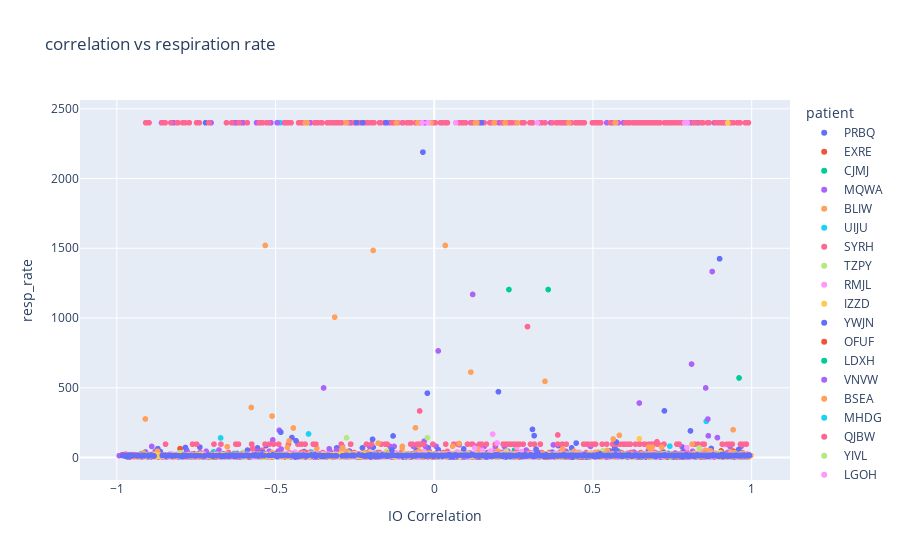

The code cell stored with this chart in its notebook:
### Markdown cell above
## Respiration Analysis in ECG Quality Intervals

### Code cell
fig = px.scatter(all_data, x='IO Correlation', y='resp_rate', title=f'correlation vs respiration rate', color='patient')
fig.show()

### Figure 1 — Plotly figure (JSON) as saved in the notebook; plotly's stock layout.template omitted (floating-point values rounded to 4 significant figures; data arrays with more than 128 entries replaced by an {"elided": "..."} marker saying what was removed)
{"data": [{"hovertemplate": "patient=PRBQ<br>IO Correlation=%{x}<br>resp_rate=%{y}<extra></extra>", "legendgroup": "PRBQ", "marker": {"color": "#636efa", "symbol": "circle"}, "mode": "markers", "name": "PRBQ", "showlegend": true, "type": "scattergl", "x": {"elided": "3362 float values"}, "xaxis": "x", "y": {"elided": "3362 float values"}, "yaxis": "y"}, {"hovertemplate": "patient=EXRE<br>IO Correlation=%{x}<br>resp_rate=%{y}<extra></extra>", "legendgroup": "EXRE", "marker": {"color": "#EF553B", "symbol": "circle"}, "mode": "markers", "name": "EXRE", "showlegend": true, "type": "scattergl", "x": {"elided": "1351 float values"}, "xaxis": "x", "y": {"elided": "1351 float values"}, "yaxis": "y"}, {"hovertemplate": "patient=CJMJ<br>IO Correlation=%{x}<br>resp_rate=%{y}<extra></extra>", "legendgroup": "CJMJ", "marker": {"color": "#00cc96", "symbol": "circle"}, "mode": "markers", "name": "CJMJ", "showlegend": true, "type": "scattergl", "x": {"elided": "844 float values"}, "xaxis": "x", "y": {"elided": "844 float values"}, "yaxis": "y"}, {"hovertemplate": "patient=MQWA<br>IO Correlation=%{x}<br>resp_rate=%{y}<extra></extra>", "legendgroup": "MQWA", "marker": {"color": "#ab63fa", "symbol": "circle"}, "mode": "markers", "name": "MQWA", "showlegend": true, "type": "scattergl", "x": {"elided": "168 float values"}, "xaxis": "x", "y": {"elided": "168 float values"}, "yaxis": "y"}, {"hovertemplate": "patient=BLIW<br>IO Correlation=%{x}<br>resp_rate=%{y}<extra></extra>", "legendgroup": "BLIW", "marker": {"color": "#FFA15A", "symbol": "circle"}, "mode": "markers", "name": "BLIW", "showlegend": true, "type": "scattergl", "x": {"elided": "4021 float values"}, "xaxis": "x", "y": {"elided": "4021 float values"}, "yaxis": "y"}, {"hovertemplate": "patient=UIJU<br>IO Correlation=%{x}<br>resp_rate=%{y}<extra></extra>", "legendgroup": "UIJU", "marker": {"color": "#19d3f3", "symbol": "circle"}, "mode": "markers", "name": "UIJU", "showlegend": true, "type": "scattergl", "x": {"elided": "216 float values"}, "xaxis": "x", "y": {"elided": "216 float values"}, "yaxis": "y"}, {"hovertemplate": "patient=SYRH<br>IO Correlation=%{x}<br>resp_rate=%{y}<extra></extra>", "legendgroup": "SYRH", "marker": {"color": "#FF6692", "symbol": "circle"}, "mode": "markers", "name": "SYRH", "showlegend": true, "type": "scattergl", "x": {"elided": "2403 float values"}, "xaxis": "x", "y": {"elided": "2403 float values"}, "yaxis": "y"}, {"hovertemplate": "patient=TZPY<br>IO Correlation=%{x}<br>resp_rate=%{y}<extra></extra>", "legendgroup": "TZPY", "marker": {"color": "#B6E880", "symbol": "circle"}, "mode": "markers", "name": "TZPY", "showlegend": true, "type": "scattergl", "x": [-0.8164, -0.4213, -0.4072, -0.8488, 0.8667, -0.7953, 0.5258, 0.3277, 0.4272, 0.7509, 0.463, 0.9578, 0.6502, 0.5663, 0.2398, 0.6865, -0.211, 0.7487, 0.07913, 0.9404, 0.5779, 0.4342, 0.8764, 0.6994, 0.7869, 0.9124, -0.09415, 0.2323, 0.9899, 0.06887, 0.8679, -0.9228, -0.3591, -0.1742, 0.2961, 0.06647, -0.6238, 0.3756, -0.06312, 0.6912, 0.3381, -0.4428, 0.3032, -0.101, 0.01891, 0.4739, 0.7405, 0.5002, 0.03388, 0.5551, 0.9583, 0.2733, 0.6404, -0.8117, -0.313, -0.1929, 0.893, 0.7413, -0.1678, 0.1612, -0.1303, 0.3375, -0.2566, 0.7124, 0.8663, 0.782, -0.6018, 0.8734, 0.5321], "xaxis": "x", "y": [8.163, 9.195, 9.741, 9.892, 10.23, 11.16, 11.48, 11.54, 11.58, 11.62, 11.62, 12.3, 12.77, 12.79, 12.79, 12.85, 13.41, 13.45, 13.48, 13.49, 13.55, 13.59, 13.91, 14.0, 14.09, 14.25, 14.32, 14.36, 14.45, 14.53, 14.54, 14.72, 14.78, 14.95, 15, 15.01, 15.01, 15.11, 15.16, 15.33, 15.71, 15.75, 16.14, 16.15, 16.3, 16.4, 16.43, 16.51, 16.52, 16.52, 16.66, 16.83, 17.34, 17.4, 17.42, 17.79, 18.31, 18.38, 19.0, 19.0, 19.17, 19.19, 19.19, 20.81, 24.37, 33.27, 37.34, 44.88, 49.51], "yaxis": "y"}, {"hovertemplate": "patient=RMJL<br>IO Correlation=%{x}<br>resp_rate=%{y}<extra></extra>", "legendgroup": "RMJL", "marker": {"color": "#FF97FF", "symbol": "circle"}, "mode": "markers", "name": "RMJL", "showlegend": true, "type": "scattergl", "x": {"elided": "592 float values"}, "xaxis": "x", "y": {"elided": "592 float values"}, "yaxis": "y"}, {"hovertemplate": "patient=IZZD<br>IO Correlation=%{x}<br>resp_rate=%{y}<extra></extra>", "legendgroup": "IZZD", "marker": {"color": "#FECB52", "symbol": "circle"}, "mode": "markers", "name": "IZZD", "showlegend": true, "type": "scattergl", "x": {"elided": "525 float values"}, "xaxis": "x", "y": {"elided": "525 float values"}, "yaxis": "y"}, {"hovertemplate": "patient=YWJN<br>IO Correlation=%{x}<br>resp_rate=%{y}<extra></extra>", "legendgroup": "YWJN", "marker": {"color": "#636efa", "symbol": "circle"}, "mode": "markers", "name": "YWJN", "showlegend": true, "type": "scattergl", "x": {"elided": "635 float values"}, "xaxis": "x", "y": {"elided": "635 float values"}, "yaxis": "y"}, {"hovertemplate": "patient=OFUF<br>IO Correlation=%{x}<br>resp_rate=%{y}<extra></extra>", "legendgroup": "OFUF", "marker": {"color": "#EF553B", "symbol": "circle"}, "mode": "markers", "name": "OFUF", "showlegend": true, "type": "scattergl", "x": {"elided": "1555 float values"}, "xaxis": "x", "y": {"elided": "1555 float values"}, "yaxis": "y"}, {"hovertemplate": "patient=LDXH<br>IO Correlation=%{x}<br>resp_rate=%{y}<extra></extra>", "legendgroup": "LDXH", "marker": {"color": "#00cc96", "symbol": "circle"}, "mode": "markers", "name": "LDXH", "showlegend": true, "type": "scattergl", "x": [0.812, -0.06395, 0.76, 0.7744, -0.5599, 0.5789], "xaxis": "x", "y": [6.542, 9.2, 11.96, 16.29, 18.65, 46.06], "yaxis": "y"}, {"hovertemplate": "patient=VNVW<br>IO Correlation=%{x}<br>resp_rate=%{y}<extra></extra>", "legendgroup": "VNVW", "marker": {"color": "#ab63fa", "symbol": "circle"}, "mode": "markers", "name": "VNVW", "showlegend": true, "type": "scattergl", "x": {"elided": "1926 float values"}, "xaxis": "x", "y": {"elided": "1926 float values"}, "yaxis": "y"}, {"hovertemplate": "patient=BSEA<br>IO Correlation=%{x}<br>resp_rate=%{y}<extra></extra>", "legendgroup": "BSEA", "marker": {"color": "#FFA15A", "symbol": "circle"}, "mode": "markers", "name": "BSEA", "showlegend": true, "type": "scattergl", "x": {"elided": "3040 float values"}, "xaxis": "x", "y": {"elided": "3040 float values"}, "yaxis": "y"}, {"hovertemplate": "patient=MHDG<br>IO Correlation=%{x}<br>resp_rate=%{y}<extra></extra>", "legendgroup": "MHDG", "marker": {"color": "#19d3f3", "symbol": "circle"}, "mode": "markers", "name": "MHDG", "showlegend": true, "type": "scattergl", "x": {"elided": "267 float values"}, "xaxis": "x", "y": {"elided": "267 float values"}, "yaxis": "y"}, {"hovertemplate": "patient=QJBW<br>IO Correlation=%{x}<br>resp_rate=%{y}<extra></extra>", "legendgroup": "QJBW", "marker": {"color": "#FF6692", "symbol": "circle"}, "mode": "markers", "name": "QJBW", "showlegend": true, "type": "scattergl", "x": {"elided": "1524 float values"}, "xaxis": "x", "y": {"elided": "1524 float values"}, "yaxis": "y"}, {"hovertemplate": "patient=YIVL<br>IO Correlation=%{x}<br>resp_rate=%{y}<extra></extra>", "legendgroup": "YIVL", "marker": {"color": "#B6E880", "symbol": "circle"}, "mode": "markers", "name": "YIVL", "showlegend": true, "type": "scattergl", "x": {"elided": "1472 float values"}, "xaxis": "x", "y": {"elided": "1472 float values"}, "yaxis": "y"}, {"hovertemplate": "patient=LGOH<br>IO Correlation=%{x}<br>resp_rate=%{y}<extra></extra>", "legendgroup": "LGOH", "marker": {"color": "#FF97FF", "symbol": "circle"}, "mode": "markers", "name": "LGOH", "showlegend": true, "type": "scattergl", "x": {"elided": "1216 float values"}, "xaxis": "x", "y": {"elided": "1216 float values"}, "yaxis": "y"}, {"hovertemplate": "patient=NJML<br>IO Correlation=%{x}<br>resp_rate=%{y}<extra></extra>", "legendgroup": "NJML", "marker": {"color": "#FECB52", "symbol": "circle"}, "mode": "markers", "name": "NJML", "showlegend": true, "type": "scattergl", "x": {"elided": "155 float values"}, "xaxis": "x", "y": {"elided": "155 float values"}, "yaxis": "y"}, {"hovertemplate": "patient=WOSQ<br>IO Correlation=%{x}<br>resp_rate=%{y}<extra></extra>", "legendgroup": "WOSQ", "marker": {"color": "#636efa", "symbol": "circle"}, "mode": "markers", "name": "WOSQ", "showlegend": true, "type": "scattergl", "x": {"elided": "928 float values"}, "xaxis": "x", "y": {"elided": "928 float values"}, "yaxis": "y"}, {"hovertemplate": "patient=DDEX<br>IO Correlation=%{x}<br>resp_rate=%{y}<extra></extra>", "legendgroup": "DDEX", "marker": {"color": "#EF553B", "symbol": "circle"}, "mode": "markers", "name": "DDEX", "showlegend": true, "type": "scattergl", "x": {"elided": "313 float values"}, "xaxis": "x", "y": {"elided": "313 float values"}, "yaxis": "y"}, {"hovertemplate": "patient=XEUD<br>IO Correlation=%{x}<br>resp_rate=%{y}<extra></extra>", "legendgroup": "XEUD", "marker": {"color": "#00cc96", "symbol": "circle"}, "mode": "markers", "name": "XEUD", "showlegend": true, "type": "scattergl", "x": [0.107, 0.02786, -0.8405, 0.8055, -0.7234, 0.6377, 0.5834, 0.2222, -0.5579, 0.8043, 0.7071, 0.7026, 0.5325, 0.7651, 0.165, -0.6389, 0.8335, 0.5412, -0.4492, 0.7769, -0.6616, 0.1514, 0.7081, 0.6365, -0.232, 0.4194, 0.23, -0.4341, -0.3559, 0.56, 0.5656, -0.2681, 0.3708, -0.02302, 0.4803, 0.7055, 0.4387, 0.226, -0.3202, -0.1369, -0.2408, -0.1035, -0.2358, -0.2941, 0.5548, -0.3904, 0.563, 0.7831, 0.9602, 0.3588, 0.2352], "xaxis": "x", "y": [9.207, 9.207, 10.26, 10.56, 10.58, 10.65, 10.73, 10.77, 11.23, 11.27, 12.26, 12.26, 13.18, 13.18, 13.26, 13.26, 13.48, 13.48, 14.19, 14.19, 14.73, 14.73, 15.2, 15.2, 16.05, 16.05, 16.11, 16.11, 16.15, 16.15, 16.24, 16.24, 16.26, 16.26, 16.28, 16.28, 16.37, 16.37, 16.45, 16.45, 16.6, 16.6, 16.76, 16.76, 16.89, 16.89, 17.16, 17.16, 570.3, 1204.0, 1204.0], "yaxis": "y"}, {"hovertemplate": "patient=SZLU<br>IO Correlation=%{x}<br>resp_rate=%{y}<extra></extra>", "legendgroup": "SZLU", "marker": {"color": "#ab63fa", "symbol": "circle"}, "mode": "markers", "name": "SZLU", "showlegend": true, "type": "scattergl", "x": [0.3024, -0.7727, 0.7668], "xaxis": "x", "y": [10.14, 10.26, 14.52], "yaxis": "y"}, {"hovertemplate": "patient=RAFI<br>IO Correlation=%{x}<br>resp_rate=%{y}<extra></extra>", "legendgroup": "RAFI", "marker": {"color": "#FFA15A", "symbol": "circle"}, "mode": "markers", "name": "RAFI", "showlegend": true, "type": "scattergl", "x": {"elided": "1684 float values"}, "xaxis": "x", "y": {"elided": "1684 float values"}, "yaxis": "y"}, {"hovertemplate": "patient=WZFI<br>IO Correlation=%{x}<br>resp_rate=%{y}<extra></extra>", "legendgroup": "WZFI", "marker": {"color": "#19d3f3", "symbol": "circle"}, "mode": "markers", "name": "WZFI", "showlegend": true, "type": "scattergl", "x": [0.6169, 0.3428, -0.2962], "xaxis": "x", "y": [11.23, 14.33, 18.02], "yaxis": "y"}, {"hovertemplate": "patient=UDZG<br>IO Correlation=%{x}<br>resp_rate=%{y}<extra></extra>", "legendgroup": "UDZG", "marker": {"color": "#FF6692", "symbol": "circle"}, "mode": "markers", "name": "UDZG", "showlegend": true, "type": "scattergl", "x": {"elided": "2032 float values"}, "xaxis": "x", "y": {"elided": "2032 float values"}, "yaxis": "y"}, {"hovertemplate": "patient=IQCX<br>IO Correlation=%{x}<br>resp_rate=%{y}<extra></extra>", "legendgroup": "IQCX", "marker": {"color": "#B6E880", "symbol": "circle"}, "mode": "markers", "name": "IQCX", "showlegend": true, "type": "scattergl", "x": {"elided": "889 float values"}, "xaxis": "x", "y": {"elided": "889 float values"}, "yaxis": "y"}, {"hovertemplate": "patient=OQQA<br>IO Correlation=%{x}<br>resp_rate=%{y}<extra></extra>", "legendgroup": "OQQA", "marker": {"color": "#FF97FF", "symbol": "circle"}, "mode": "markers", "name": "OQQA", "showlegend": true, "type": "scattergl", "x": {"elided": "889 float values"}, "xaxis": "x", "y": {"elided": "889 float values"}, "yaxis": "y"}, {"hovertemplate": "patient=PZEF<br>IO Correlation=%{x}<br>resp_rate=%{y}<extra></extra>", "legendgroup": "PZEF", "marker": {"color": "#FECB52", "symbol": "circle"}, "mode": "markers", "name": "PZEF", "showlegend": true, "type": "scattergl", "x": {"elided": "2111 float values"}, "xaxis": "x", "y": {"elided": "2111 float values"}, "yaxis": "y"}, {"hovertemplate": "patient=AGGA<br>IO Correlation=%{x}<br>resp_rate=%{y}<extra></extra>", "legendgroup": "AGGA", "marker": {"color": "#636efa", "symbol": "circle"}, "mode": "markers", "name": "AGGA", "showlegend": true, "type": "scattergl", "x": {"elided": "1255 float values"}, "xaxis": "x", "y": {"elided": "1255 float values"}, "yaxis": "y"}], "layout": {"legend": {"title": {"text": "patient"}, "tracegroupgap": 0}, "title": {"text": "correlation vs respiration rate"}, "xaxis": {"anchor": "y", "domain": [0, 1], "title": {"text": "IO Correlation"}}, "yaxis": {"anchor": "x", "domain": [0, 1], "title": {"text": "resp_rate"}}}}
